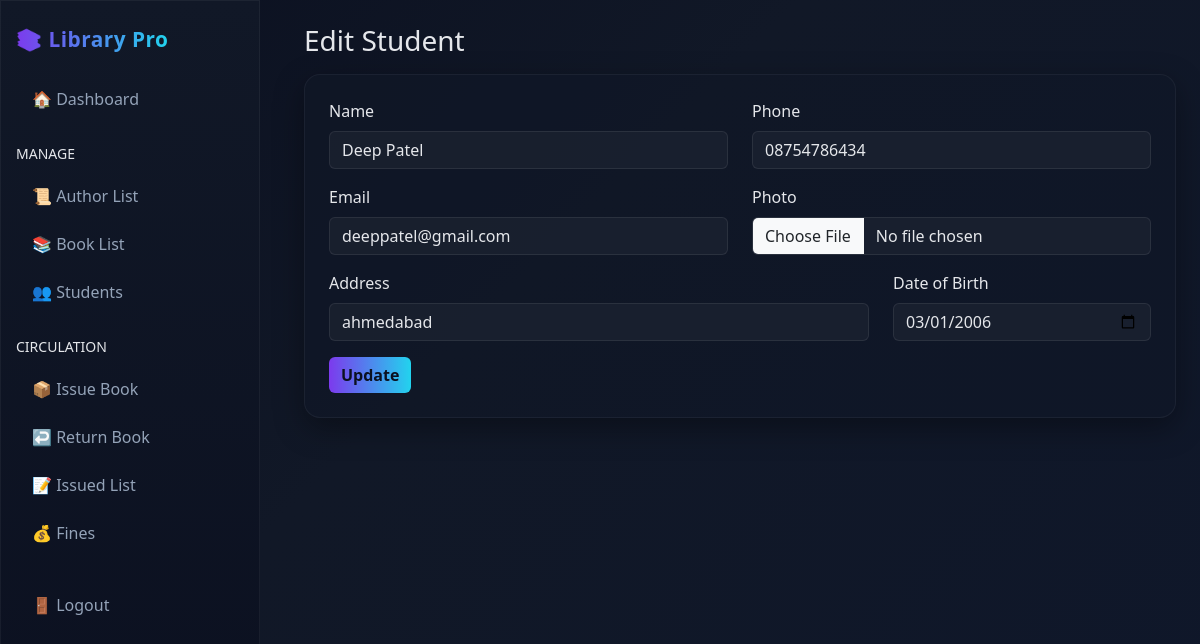
Page /students/2/edit/ (signed in) on the committed database.
### library/models.py (models this page shows, shortened)
class Student(models.Model):
    name = models.CharField(max_length=150)
    phone = models.CharField(max_length=20)
    email = models.EmailField(unique=True)
    address = models.TextField()
    photo = models.ImageField(upload_to="students/", blank=True, null=True)
    dob = models.DateField()

### library/views.py (the view, shortened to what this page needs)
# urls.py: path("students/<int:student_id>/edit/", views.edit_student, name="edit_student"),
@login_required
def edit_student(request, student_id):
    student = get_object_or_404(Student, id=student_id)
    return render(request, "library/edit_student.html", {"student": student})

### templates/library/edit_student.html (shortened to what this page needs)
{% extends "library/base.html" %}
{% block content %}
<h3 class="mb-3">Edit Student</h3>
<div class="card p-4">
  <form method="post" enctype="multipart/form-data">
    <div class="row">
      <div class="col-md-6 mb-3">
        <label class="form-label">Name</label>
        <input name="name" class="form-control" value="{{ student.name }}" required>
      </div>
      <div class="col-md-6 mb-3">
        <label class="form-label">Phone</label>
        <input name="phone" class="form-control" value="{{ student.phone }}" required>
      </div>
      <div class="col-md-6 mb-3">
        <label class="form-label">Email</label>
        <input type="email" name="email" class="form-control" value="{{ student.email }}" required>
      </div>
      <div class="col-md-6 mb-3">
        <label class="form-label">Photo</label>
        <input type="file" name="photo" class="form-control">
      </div>
      <div class="col-md-8 mb-3">
        <label class="form-label">Address</label>
        <input name="address" class="form-control" value="{{ student.address }}" required>
      </div>
      <div class="col-md-4 mb-3">
        <label class="form-label">Date of Birth</label>
        <input type="date" name="dob" class="form-control" value="{{ student.dob|date:'Y-m-d' }}" required>
      </div>
    </div>
    <button class="btn btn-accent">Update</button>
  </form>
</div>
{% endblock %}

### templates/library/base.html (style rules this page uses)
:root { --bg:#0f172a; --panel:#111827; --accent:#7c3aed; --accent-2:#22d3ee; --text:#e5e7eb; --muted:#94a3b8; }
body { background: linear-gradient(135deg, #0b1020, #111827 40%, #0f172a); color:var(--text); min-height:100vh; }
.card { background: rgba(17,24,39,.7); border: 1px solid rgba(255,255,255,.05); border-radius: 16px; color:var(--text); box-shadow: 0 10px 30px rgba(0,0,0,.35); }
.btn-accent { background: linear-gradient(90deg, var(--accent), var(--accent-2)); border:0; color:#0b1020; font-weight:600; }
.form-control, .form-select { background: rgba(255,255,255,.04); color: #e5e7eb; border: 1px solid rgba(255,255,255,.08); }

### rows in the picture
Student: name "Deep Patel", phone "08754786434", email "deeppatel@gmail.com", address "ahmedabad", dob "03/01/2006"
